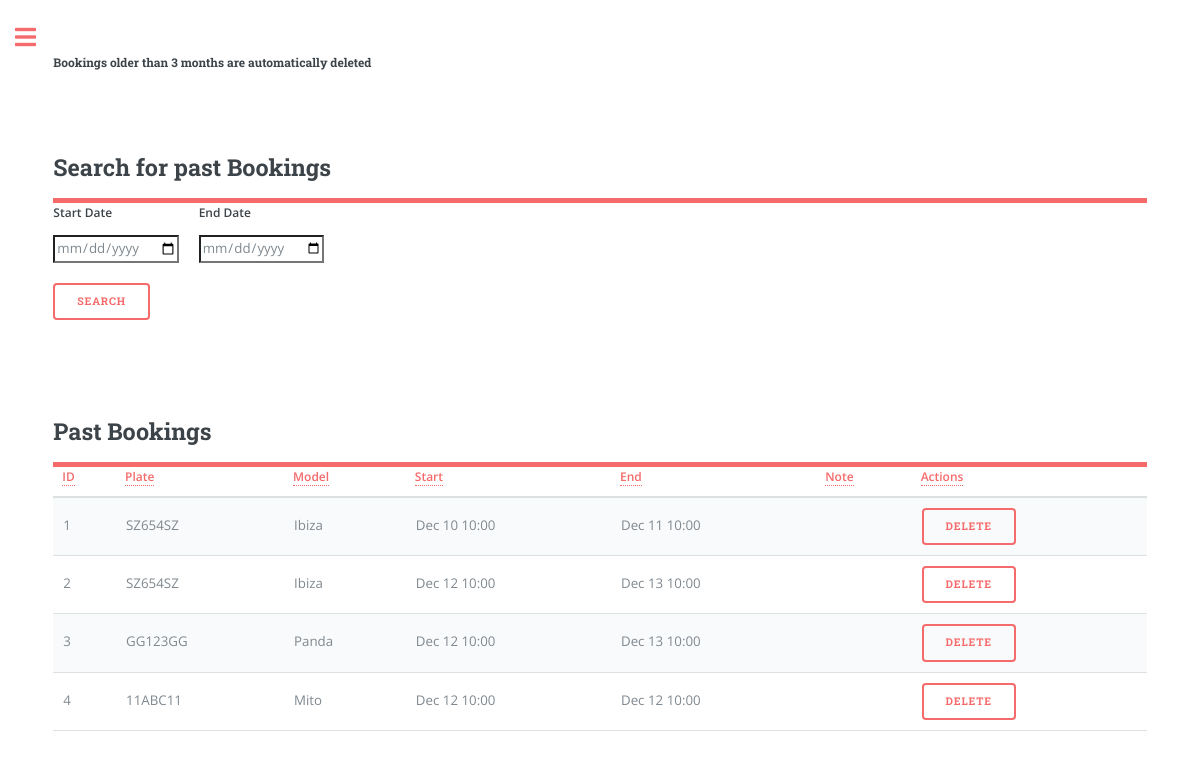
Screenshot of /bookings_history (signed in) with the database file from the repository.
### app/models.py (models this page shows, shortened)
class Booking(db.Model):
    id = db.Column(db.Integer, primary_key=True)
    start_datetime = db.Column(db.DateTime, nullable=False)
    end_datetime = db.Column(db.DateTime, nullable=False)
    car_plate = db.Column(db.String(8), db.ForeignKey('car.plate'), nullable=False)
    user_id = db.Column(db.Integer, db.ForeignKey('user.id'), nullable=False)
    note = db.Column(db.String(160))
    money = db.Column(db.Integer, default=0, index=True)
    car = db.relationship('Car', backref='bookings', lazy=True)

class Car(db.Model):
    plate = db.Column(db.String(8), primary_key=True, index=True, unique=True)
    make = db.Column(db.String(15), index=True)
    model = db.Column(db.String(15), index=True)
    fuel = db.Column(db.String(8), index=True)
    year = db.Column(db.Integer, index=True)
    cc = db.Column(db.Integer, index=True)
    user_id = db.Column(db.Integer, db.ForeignKey('user.id'))
    days = db.Column(db.Integer, default=0, index=True)
    money = db.Column(db.Integer, default=0, index=True)

### app/routes.py (the view, shortened to what this page needs)
@app.route('/bookings_history', methods=['GET', 'POST'])
@login_required
def bookings_history():
    current_date = datetime.utcnow()
    expired_bookings = Booking.query.filter(
        (Booking.user_id == current_user.id) &
        (Booking.end_datetime < current_date)
    ).all()
    return render_template('bookings_history.html', user_bookings=expired_bookings, page='bookings_history',
                           user_name=current_user.username if current_user.is_authenticated else None)

### app/models.py (called while the page is built)
@login.user_loader
def load_user(id):
    return User.query.get(int(id))

### app/templates/bookings_history.html (shortened to what this page needs)
{% extends "index.html" %}
{% block content %}
<head>
  <link rel="stylesheet" href="{{ url_for('static', filename='css/main.css') }}">
</head>
<h5>Bookings older than 3 months are automatically deleted</h5>
<form action="{{ url_for('bookings_history') }}" method="POST">
<header id="header">
  <h2>Search for past Bookings</h2>
</header>
<div class="row">
 <div class="col">
  <label for="start_date" class="form-label">Start Date</label>
  <input type="date" class="form-control" id="start_date" name="start_date" required>
</div>
<div class="col">
  <label for="end_date" class="form-label">End Date</label>
  <input type="date" class="form-control" id="end_date" name="end_date" required>
</div>
</div>
<button type="submit" name="search" class="btn btn-danger" style="margin-top: 20px;">Search</button>
</form>
<header id="header">
  <h2>Past Bookings</h2>
</header>
<form action="{{ url_for('bookings_history') }}" method="POST" onsubmit="return confirm('Are you sure you want to delete this booking?');">
<table class="table" id="bookingTable">
    <thead>
      <tr>
        <th scope="col"><a href="#" class="sort-link" data-sort="id">ID</a></th>
        <th scope="col"><a href="#" class="sort-link" data-sort="plate">Plate</a></th>
        <th scope="col"><a href="#" class="sort-link" data-sort="model">Model</a></th>
        <th scope="col"><a href="#" class="sort-link" data-sort="start_datetime">Start</a></th>
        <th scope="col"><a href="#" class="sort-link" data-sort="end_datetime">End</a></th>
        <th scope="col"><a href="#" class="sort-link" data-sort="note">Note</a></th>
        <th scope="col"><a>Actions</a></th>
      </tr>
    </thead>
    <tbody>
      {% for booking in user_bookings %}
      <tr>
          <td data-sort="id">{{ booking.id }}</td>
          <td data-sort="plate">{{ booking.car.plate }}</td>
          <td data-sort="model">{{ booking.car.model }}</td>
          <td data-sort="start_datetime">{{ booking.start_datetime.strftime("%b %d %H:%M") }}</td>
          <td data-sort="end_datetime">{{ booking.end_datetime.strftime("%b %d %H:%M") }}</td>
          <td data-sort="note">
          </td>
          <td>
              <button type="submit" class="btn btn-danger" name="delete" value="{{ booking.id }}">Delete</button>
        </td>
      </tr>
      {% endfor %}
  </tbody>
</table>
</form>
{% endblock %}

### rows the page displays
Booking: id "1", car.plate "SZ654SZ", car.model "Ibiza", start_datetime "Dec 10 10:00", end_datetime "Dec 11 10:00"
Booking: id "2", car.plate "SZ654SZ", car.model "Ibiza", start_datetime "Dec 12 10:00", end_datetime "Dec 13 10:00"
Booking: id "3", car.plate "GG123GG", car.model "Panda", start_datetime "Dec 12 10:00", end_datetime "Dec 13 10:00"
Booking: id "4", car.plate "11ABC11", car.model "Mito", start_datetime "Dec 12 10:00", end_datetime "Dec 12 10:00"
